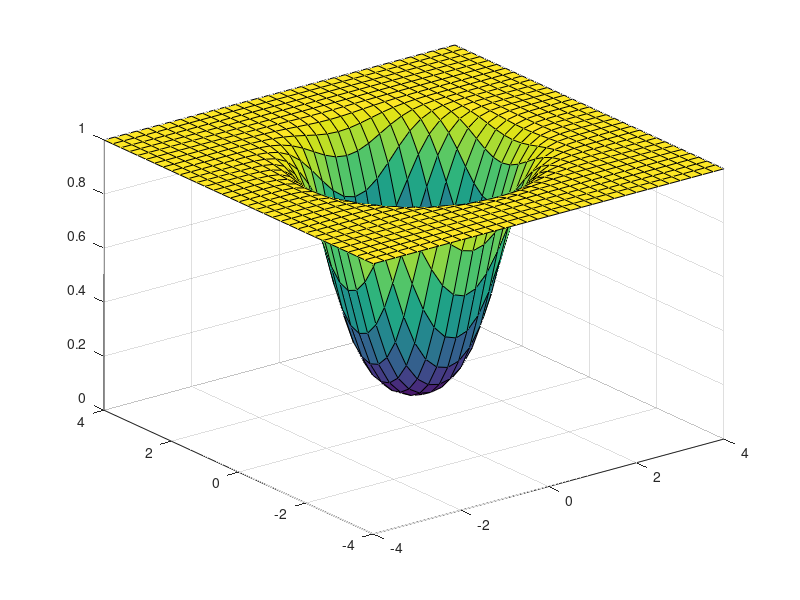

Here is the MATLAB script that generated this plot:
clear;
clc;
x0 = 1;
x1 = -4:0.25:4;
x2 = -4:0.25:4;
t0 = -2;
t1 = 1;
t2 = 1;

for i=1:length(x1)
  for j=1:length(x2)
    z = t0*x0 + t1*x1(i)*x1(i) + t2*x2(j)*x2(j);
    H(i,j) = 1 / (1 + exp(-z));
  end
end

surf(x1, x2, H);
